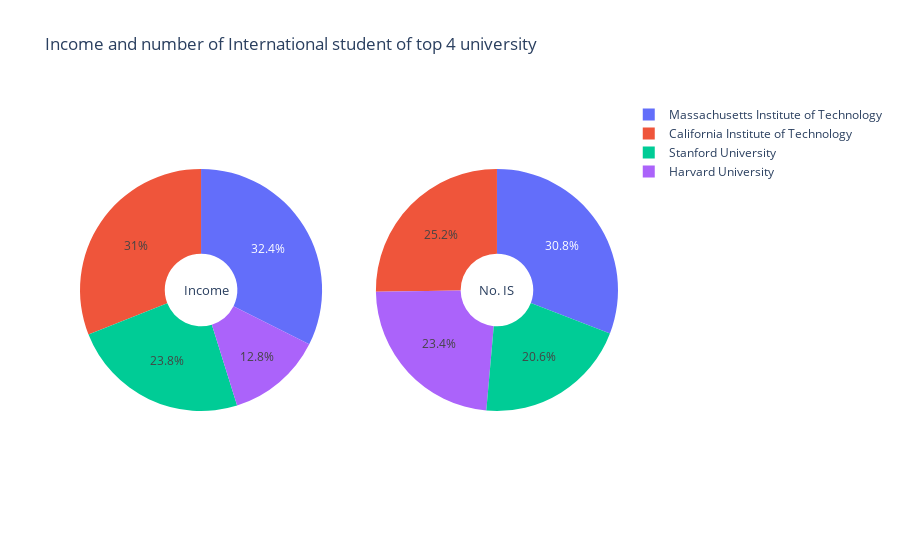

Notebook source saved alongside this figure:
### Code cell
from plotly.subplots import make_subplots

# create figure

fig=make_subplots(rows=1, cols=2, specs=[[{'type':'domain'}, {'type':'domain'}]])

# create trace 1

fig.add_trace(
    go.Pie(
        values=df_top4['income'],
        labels=df_top4['university_name'],
        hole=0.3,
        name='income'       
    ),1,1
)

# create trace 2
fig.add_trace(   
    go.Pie(
        values=[item.replace('%', "") for item in df_top4['international_students']],
        labels=df_top4['university_name'],
        hole=0.3,
        name="International Student",
        
    ),1,2

)

# edit layout
fig.update_layout(
title = 'Income and number of International student of top 4 university',
annotations =[
            dict(text='Income', x=0.19, y=0.5, font_size=13, showarrow=False),
            dict(text='No. IS', x=0.81, y=0.5, font_size=13, showarrow=False)
        ]
        
)
fig.show()

### Figure 1 — Plotly figure (JSON) as saved in the notebook; plotly's stock layout.template omitted (floating-point values rounded to 4 significant figures)
{"data": [{"domain": {"x": [0, 0.45], "y": [0, 1]}, "hole": 0.3, "labels": ["Harvard University", "California Institute of Technology", "Massachusetts Institute of Technology", "Stanford University"], "name": "income", "type": "pie", "values": ["34.5", "83.7", "87.5", "64.3"]}, {"domain": {"x": [0.55, 1], "y": [0, 1]}, "hole": 0.3, "labels": ["Harvard University", "California Institute of Technology", "Massachusetts Institute of Technology", "Stanford University"], "name": "International Student", "type": "pie", "values": ["25", "27", "33", "22"]}], "layout": {"annotations": [{"font": {"size": 13}, "showarrow": false, "text": "Income", "x": 0.19, "y": 0.5}, {"font": {"size": 13}, "showarrow": false, "text": "No. IS", "x": 0.81, "y": 0.5}], "title": {"text": "Income and number of International student of top 4 university"}}}
